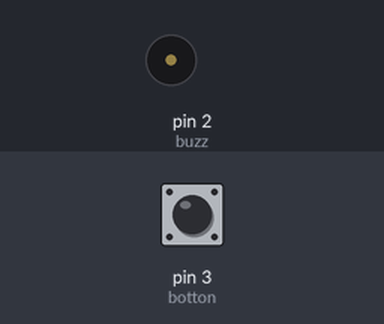
Bench run of a sketch on a simulated Arduino Uno, built with avr-gcc and run on an emulated ATmega328P. Parts: buzzer (waves = sounding). The test bench sets the inputs (shaded band); at power-on: pin 3 (botton) HIGH.

Above: at 1.2 s.
1.3 s: pin 3 (botton) pulled LOW for 0.15 s
At 2.35 s:
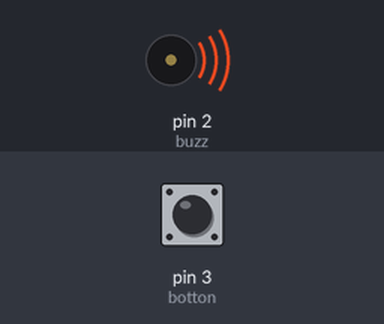
3.9 s: pin 3 (botton) pulled LOW for 3.2 s
At 8.1 s:
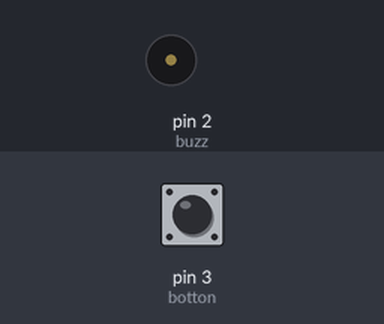
Timing chart, 0 to 9.6 s (numbered marks = the images above; inputs shaded):
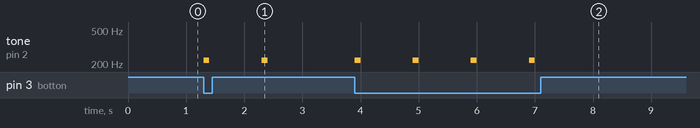

Measured:
- after the input at 1.3 s, tone on pin 2 (buzz): alternates 220 Hz for 0.10 s and silent for 0.90 s, starting at once
- after the input at 3.9 s, tone on pin 2 (buzz): alternates 220 Hz for 0.10 s and silent for 0.90 s, 8 changes in all, then stays silent, starting at once

The sketch:

codigo.ino
```cpp
#define buzz 2
#define botton 3

void setup()
{
  pinMode(buzz, OUTPUT);
  pinMode(botton, INPUT);
}

void loop()
{
  if (!digitalRead(botton))
  {
    tone(buzz, 220, 100);
    delay(1000);
    tone(buzz, 220, 100);
    delay(1000);
  }

}
```
